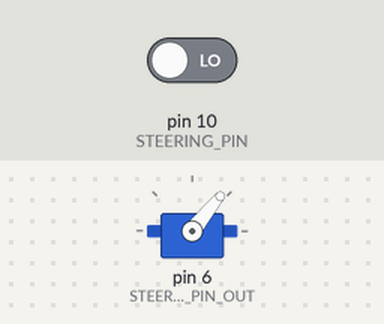
Bench run of a sketch on a simulated Arduino Uno, built with avr-gcc and run on an emulated ATmega328P. Parts: servo. The test bench sets the inputs (shaded band); at power-on: pin 10 (STEERING_PIN) LOW. What the sketch prints to the serial monitor is not drawn.

Above: at 0.1 s.
Timing chart, 0 to 1.6 s (numbered marks = the images above):
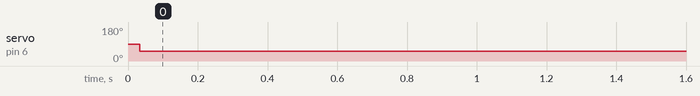

The sketch:

src.ino
```cpp
 /*************************************************************************
* File Name   : src.ino
* Author      : Richard Loong
* Updated     : Richard Loong
* Version     : v0.0.1
* Date        : 24/11/2021
* Description : Source Code
**************************************************************************/

#include <ServoTimer2.h>
#include <EnableInterrupt.h>
#include <Wire.h>

#define THROTTLE_PIN  9
#define STEERING_PIN 10
#define STEERING_PIN_OUT 6

volatile int pwmThrottle;
volatile unsigned long prevTimeThrottle = 0;
volatile int pwmSteering;
volatile unsigned long prevTimeSteering = 0;

ServoTimer2 steeringOut;

void setup() {
  Serial.begin(19200);
  //enableInterrupt(THROTTLE_PIN, risingThrottle, RISING);
  enableInterrupt(STEERING_PIN, risingSteering, RISING);
  steeringOut.attach(STEERING_PIN_OUT);
}

void loop() {
  delay(33); // 30 FPS
  //Serial.print(pwmThrottle);
  //Serial.print("\t");

  if(pwmSteering<1072){
    pwmSteering = 1072;
  }
  if(pwmSteering>2012){
    pwmSteering = 2012;
  }
  steeringOut.write(pwmSteering);
  Serial.println(pwmSteering);
}
```

pwmRead.ino
```cpp
 /*************************************************************************
* File Name   : pwmRead.ino
* Author      : Richard Loong
* Updated     : Richard Loong`
* Version     : v0.0.1
* Date        : 24/11/2021
* Description : Functions to read PWM pulses.
**************************************************************************/

void risingThrottle() {
  prevTimeThrottle = micros();
  enableInterrupt(THROTTLE_PIN, fallingThrottle, FALLING);
}

void fallingThrottle() {
  pwmThrottle = micros()-prevTimeThrottle;
  disableInterrupt(THROTTLE_PIN);
  enableInterrupt(THROTTLE_PIN, risingThrottle, RISING);
}

void risingSteering() {
  prevTimeSteering = micros();
  enableInterrupt(STEERING_PIN, fallingSteering, FALLING);
}

void fallingSteering() {
  pwmSteering = micros()-prevTimeSteering;
  disableInterrupt(STEERING_PIN);
  enableInterrupt(STEERING_PIN, risingSteering, RISING);
}
```

Measured:
- by itself, servo on pin 6 (STEERING_PIN_OUT): 90° → 51° at 0.03 s
